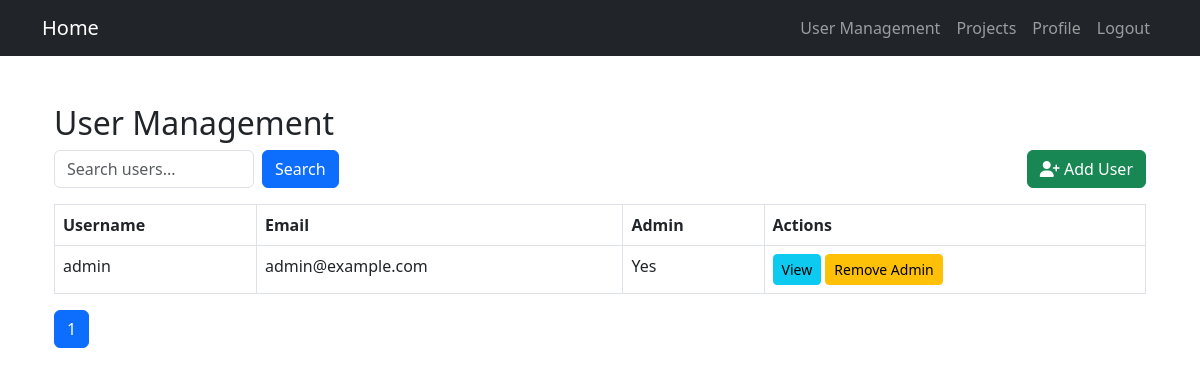
The page /admin/admin/users (signed in) on the database its author committed.
### app/models.py (models this page shows, shortened)
class User(db.Model, UserMixin):
    id = db.Column(db.Integer, primary_key=True)
    username = db.Column(db.String(50), unique=True, nullable=False)
    password = db.Column(db.String(255), nullable=False)
    is_admin = db.Column(db.Boolean, default=False)
    email = db.Column(db.String(120), unique=True, nullable=False)
    first_name = db.Column(db.String(100), nullable=False)
    last_name = db.Column(db.String(100), nullable=False)

### app/routes/admin.py (the view)
    def wrapper(*args, **kwargs):
        if not current_user.is_authenticated or not current_user.is_admin:
            flash("Access denied: Admins only!", "danger")
            return redirect(url_for('home.index'))
        return func(*args, **kwargs)

### app/routes/admin.py (called while the page is built)
def admin_required(func):
    def wrapper(*args, **kwargs):
        if not current_user.is_authenticated or not current_user.is_admin:
            flash("Access denied: Admins only!", "danger")
            return redirect(url_for('home.index'))
        return func(*args, **kwargs)
    wrapper.__name__ = func.__name__
    return login_required(wrapper)

@admin_bp.route('/admin/users')
@admin_required
def user_list():
    search_query = request.args.get('search', '')
    page = request.args.get('page', 1, type=int)
    per_page = 5  # Users per page
    if search_query:
        users = User.query.filter(User.username.ilike(f"%{search_query}%")).paginate(page=page, per_page=per_page)
    else:
        users = User.query.paginate(page=page, per_page=per_page)
    return render_template('admin/user_list.html', users=users, search_query=search_query)

### app/routes/auth.py (called while the page is built)
@login_manager.user_loader
def load_user(user_id):
    return User.query.get(int(user_id))

### app/templates/admin/user_list.html (shortened to what this page needs)
{% extends 'base.html' %}
{% block content %}
<div class="container mt-5">
    <h2>User Management</h2>
    <div class="d-flex justify-content-between align-items-center mb-3">
        <form method="GET" action="{{ url_for('admin_panel.user_list') }}" class="d-flex">
            <input type="text" name="search" class="form-control me-2" placeholder="Search users..." value="{{ search_query }}" style="width: 200px;">
            <button type="submit" class="btn btn-primary">
                Search
            </button>
        </form>
        <a href="{{ url_for('admin_panel.add_user') }}" class="btn btn-success">
            <i class="fas fa-user-plus"></i> Add User
        </a>
    </div>
    <table class="table table-bordered">
        <thead>
            <tr>
                <th>Username</th>
                <th>Email</th>
                <th>Admin</th>
                <th>Actions</th>
            </tr>
        </thead>
        <tbody>
            {% for user in users.items %}
            <tr>
                <td>{{ user.username }}</td>
                <td>{{ user.email }}</td>
                <td>{{ "Yes" if user.is_admin else "No" }}</td>
                <td>
                    <a href="{{ url_for('admin_panel.view_user', user_id=user.id) }}" class="btn btn-info btn-sm">View</a>
                    <form method="POST" action="{{ url_for('admin_panel.toggle_admin', user_id=user.id) }}" style="display:inline;">
                        <button type="submit" class="btn btn-warning btn-sm">
                            {{ "Remove Admin" if user.is_admin else "Make Admin" }}
                        </button>
                    </form>
                </td>
            </tr>
            {% endfor %}
        </tbody>
    </table>
    <nav>
        <ul class="pagination">
            {% for page_num in users.iter_pages() %}
                {% if page_num %}
                    <li class="page-item {% if users.page == page_num %}active{% endif %}">
                        <a class="page-link" href="{{ url_for('admin_panel.user_list', page=page_num, search=search_query) }}">{{ page_num }}</a>
                    </li>
                {% else %}
                    <li class="page-item disabled"><span class="page-link">...</span></li>
                {% endif %}
            {% endfor %}
        </ul>
    </nav>
</div>
{% endblock %}

### rows shown on the page
User: username "admin", email "admin@example.com", is_admin "Yes", is_admin "Remove Admin"

### other values the page prints
{{ page_num }} "1"
